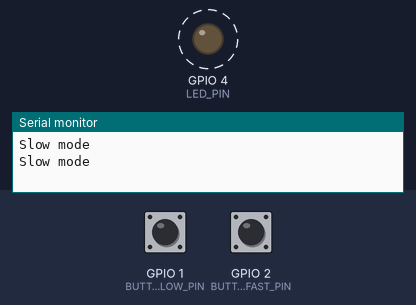
Recording of a program running on a simulated ESP32-S3. Shown: output pins drawn as LEDs (lit = HIGH), the last lines printed to the serial monitor. Dashed ring = blinking. Inputs (shaded band) come from the test bench; at power-on: GPIO 1 (BUTTON_SLOW_PIN) HIGH, GPIO 2 (BUTTON_FAST_PIN) HIGH.

Above: at 1.4 s.
1.5 s: GPIO 1 (BUTTON_SLOW_PIN) pulled LOW for 0.4 s
At 1.67 s:
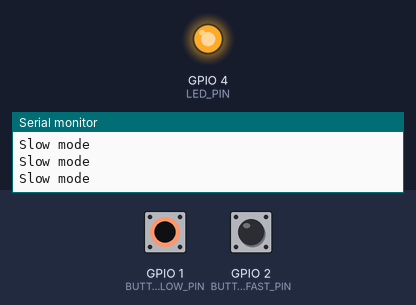
At 2.16 s:
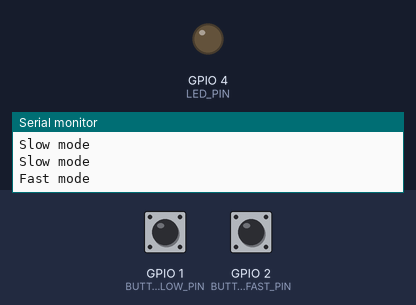
Timing chart, 0 to 10.5 s (numbered marks = the images above; inputs shaded):
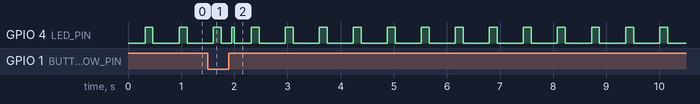

The program:

main.cpp
```cpp
#include <Arduino.h>
#define LED_PIN 4
#define BUTTON_SLOW_PIN 1
#define BUTTON_FAST_PIN 2


//states
bool current_state[] = {LOW, LOW};
//delay values
u_int8_t delay_fast = 50;
u_int8_t delay_slow = 150;


void setup() {
  pinMode(BUTTON_SLOW_PIN, INPUT_PULLUP);
  pinMode(BUTTON_FAST_PIN, INPUT_PULLUP);
  pinMode(LED_PIN, OUTPUT);
  Serial.begin(115200);
}

//slow blinking
void blinking_slow() {
  Serial.println("Slow mode");
  delay(delay_slow);
  digitalWrite(LED_PIN, HIGH);
  delay(delay_slow);
  digitalWrite(LED_PIN, LOW);
}

//fast blinking
void blinking_fast() {
  Serial.println("Fast mode");
  delay(delay_fast);
  digitalWrite(LED_PIN, HIGH);
  delay(delay_fast);
  digitalWrite(LED_PIN, LOW);
}

void loop() {
  //reading states
  bool button_state_slow = digitalRead(BUTTON_SLOW_PIN);
  bool button_state_fast = digitalRead(BUTTON_FAST_PIN);

  if(button_state_slow == HIGH){
    delay(170);
    current_state[0] = !current_state[0];
    current_state[1] = LOW;
  }
  else if(button_state_fast == HIGH) {
    delay(150);
    current_state[1] = !current_state[1];
    current_state[0] = LOW;
  }


  if(current_state[0] == HIGH)
    blinking_slow();
  else if(current_state[1] == HIGH)
    blinking_fast();
  else if (current_state[0] == LOW && current_state[1] == LOW)
    digitalWrite(LED_PIN, LOW);

}
```
